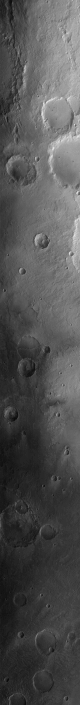
#> input picture sandbox/data/H9328_0000_IR2.JPG, 80 x 705 px
$ python merge-colours.py
#> lines starting #> are read from the running program, lines starting #| are printed output that depends on the picture
from PIL import Image

im_red = Image.open('data/H9328_0000_IR2.JPG')
#> im_red is the input picture: PIL image 80x705 L; min 10, max 227, mean 81.7
im_green = Image.open('data/H9328_0000_GR2.JPG')
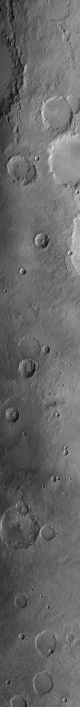
#> input picture sandbox/data/H9328_0000_GR2.JPG, 80 x 707 px
#> im_green is the input picture: PIL image 80x707 L; min 11, max 228, mean 103.3
im_blue = Image.open('data/H9328_0000_BL2.JPG')
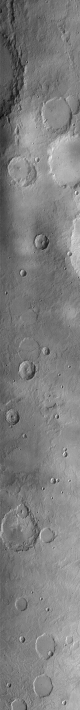
#> input picture sandbox/data/H9328_0000_BL2.JPG, 80 x 710 px
#> im_blue is the input picture: PIL image 80x710 L; min 10, max 232, mean 126.6

im_color = Image.merge('RGB', (im_red.crop((0,0,80,700)), im_green.crop((0,0,80,700)), im_blue.crop((0,0,80,700))))
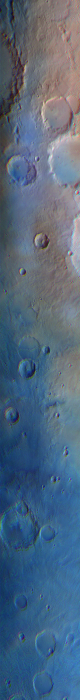
#> im_color: PIL image 80x700 RGB; mean R, G, B 81.9, 103.4, 126.4

im_color.save('color.png')
